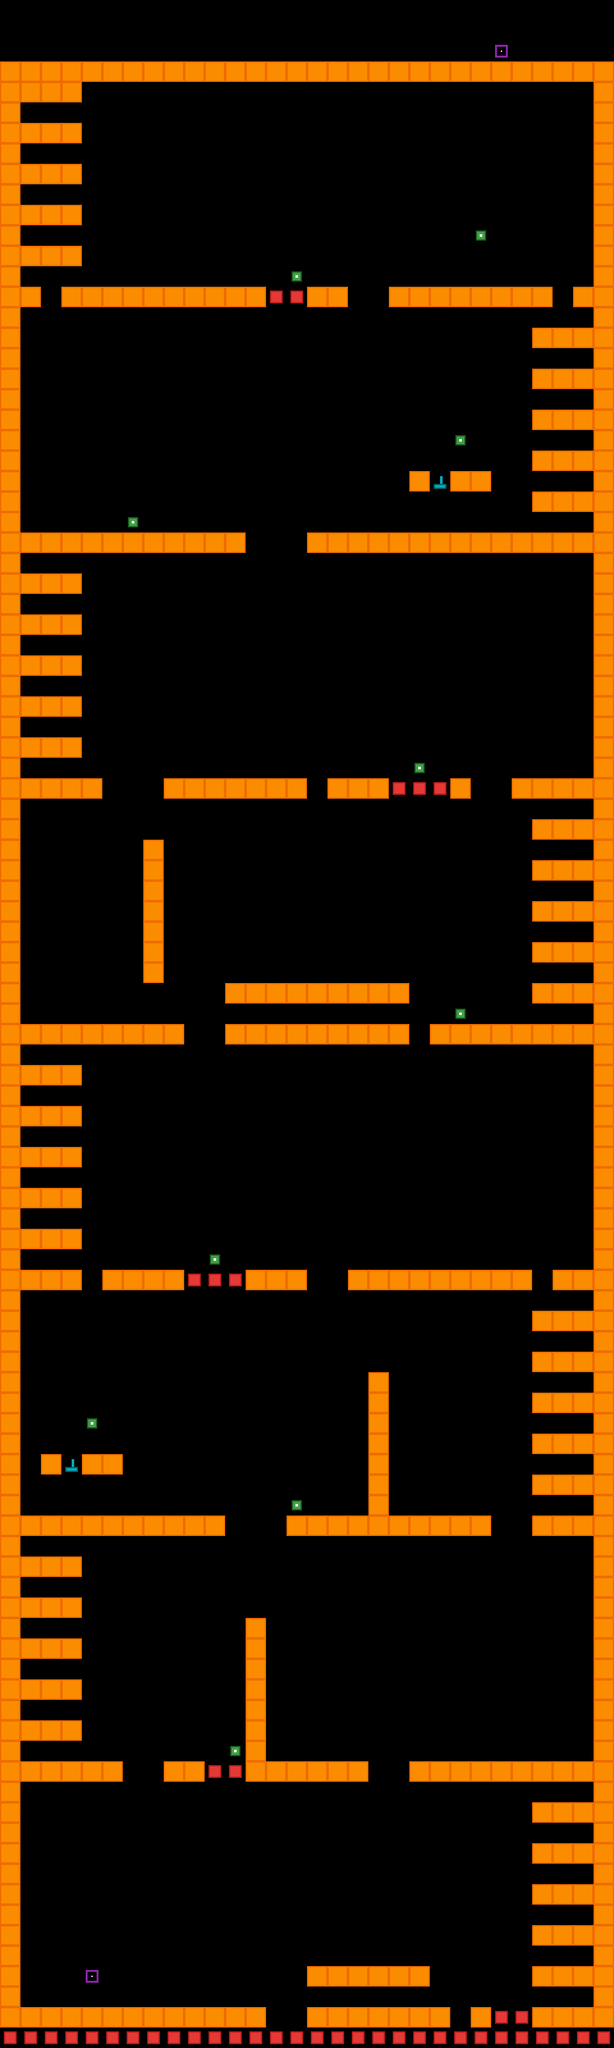

A level layout from a 2D game, rendered from its tile map. Below: a short description, then the map file with tile-grid data replaced by summaries:
An orthogonal 30x100 tile map with 32x32 px tiles, 7 tile layers (platform, jumppads, orbs, danger, ...).

<map version="1.10" tiledversion="1.11.2" orientation="orthogonal" renderorder="right-down" width="30" height="100" tilewidth="32" tileheight="32" infinite="0" nextlayerid="9" nextobjectid="1">
 <editorsettings>
  <export target="../materials/level4.json" format="json" />
 </editorsettings>
 <tileset firstgid="1" source="geometry_level_tiles.tsx" />
 <layer id="1" name="platform" width="30" height="100">
  <data>[3000 cells, 576 non-empty, 1 distinct tile ids]</data>
 </layer>
 <layer id="6" name="jumppads" width="30" height="100">
  <data>[3000 cells, 2 non-empty, 1 distinct tile ids]</data>
 </layer>
 <layer id="5" name="orbs" width="30" height="100">
  <data>[3000 cells, 10 non-empty, 1 distinct tile ids]</data>
 </layer>
 <layer id="4" name="danger" width="30" height="100">
  <data>[3000 cells, 42 non-empty, 1 distinct tile ids]</data>
 </layer>
 <layer id="2" name="spawn" width="30" height="100">
  <data>[3000 cells, 1 non-empty, 1 distinct tile ids]</data>
 </layer>
 <layer id="7" name="end" width="30" height="100">
  <data>[3000 cells, 1 non-empty, 1 distinct tile ids]</data>
 </layer>
 <layer id="8" name="checkpoints" width="30" height="100">
  <data>[3000 cells, 0 non-empty, 0 distinct tile ids]</data>
 </layer>
</map>
